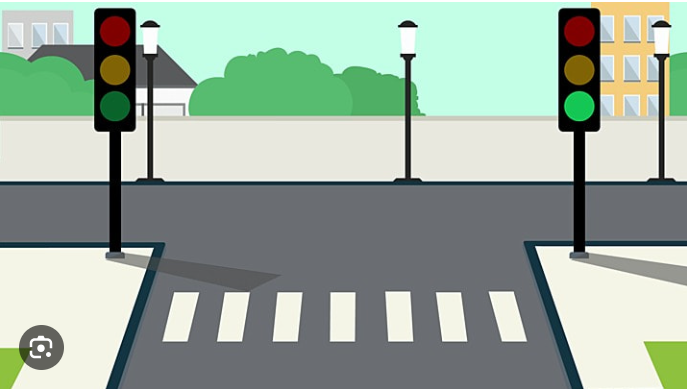
#> input picture study_openCV/image.png, 687 x 389 px
$ jupyter execute test.ipynb   (shell and % lines are left out)
#> lines starting #> are read from the running program, lines starting #| are printed output that depends on the picture
[cell 1]
import matplotlib.pyplot as plt
import matplotlib.image as mpimg
import cv2
# 이미지 불러오기
img = mpimg.imread('image.png')
#> img is the input picture: shape (389, 687, 4) float32; mean R, G, B, A 0.609, 0.673, 0.623, 1

# 이미지 표시
plt.imshow(img)
plt.axis('off')  # 축 제거
plt.show()
plt.close

[cell 2]
type(img)

[cell 3]
img.size
#> Out = 1068972

[cell 4]
blue=img[:,:,0]
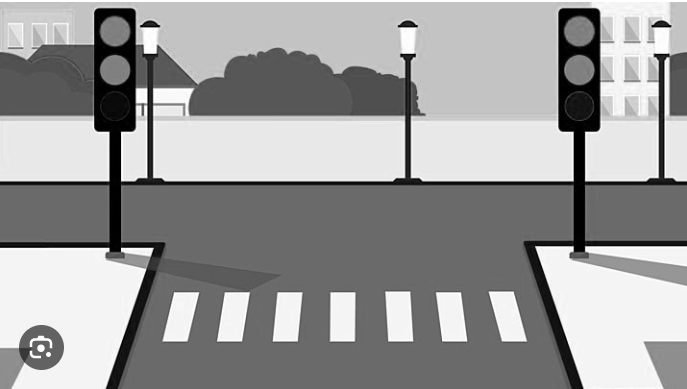
#> blue: shape (389, 687) float32; min 0, max 1, mean 0.61
blue=img[:,:,1]
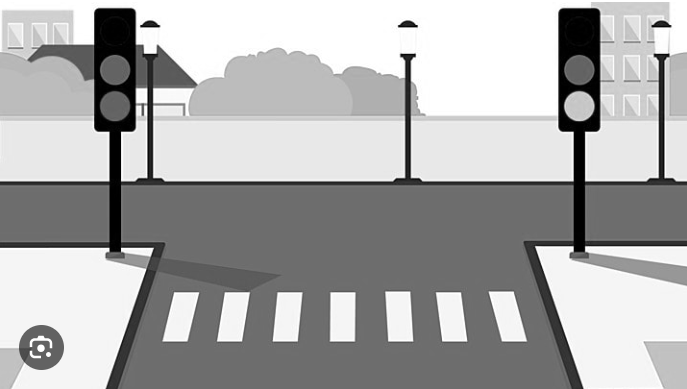
#> blue: shape (389, 687) float32; min 0, max 1, mean 0.674
blue=img[:,:,2]
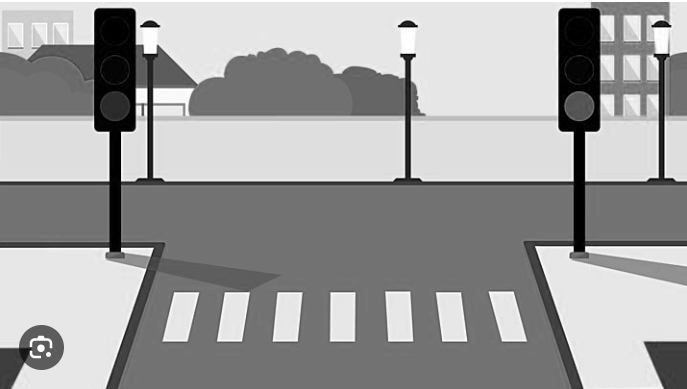
#> blue: shape (389, 687) float32; min 0, max 1, mean 0.623

[cell 5]
def show_img(image_path,tile='image'):
#> called with image_path = 'image.png', tile = 'image'
    image=cv2.imread(image_path)
    if image is None:
        print("오류")
        return
    img_rgb = cv2.cvtColor(img, cv2.COLOR_BGR2RGB)
    plt.imshow(img_rgb)
    plt.show()
    plt.close()
